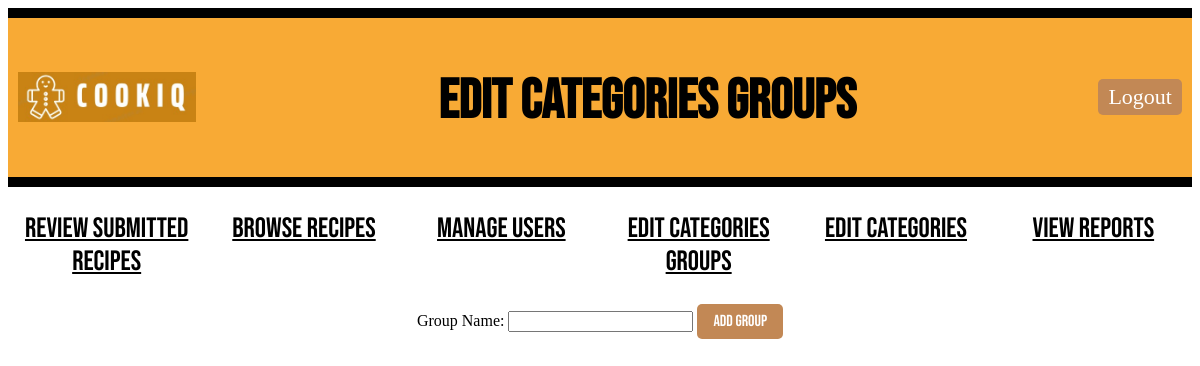
The app's page /admin/1/edit_category_groups (signed in), older data.
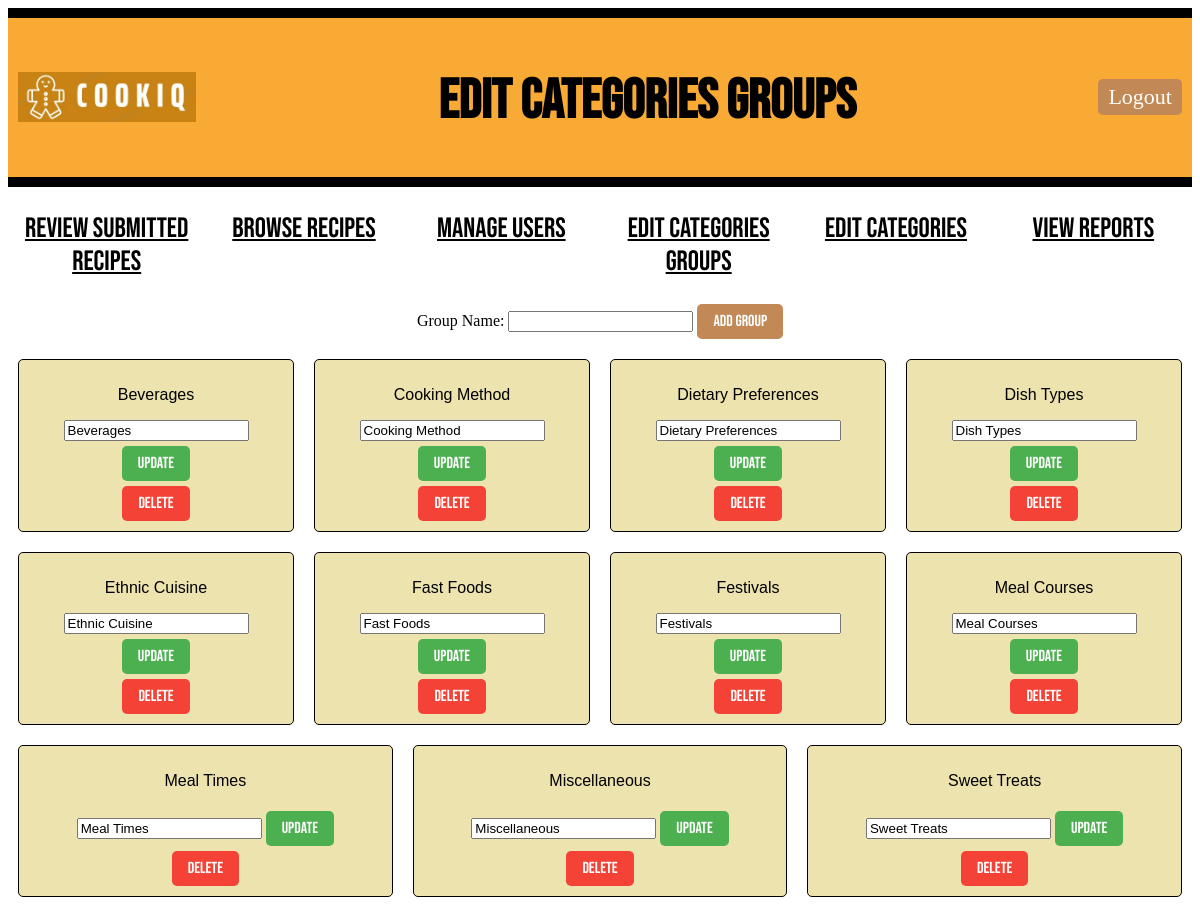
The same page, newer data.
### models.py (models this page shows, shortened)
class CategoryGroup(db.Model):
    id = db.Column(db.Integer, primary_key=True)
    name = db.Column(db.String(50), nullable=False, unique=True)
    categories = db.relationship('Category', backref='group', lazy=True)

### main.py (the view)
@app.route("/admin/<int:admin_id>/edit_category_groups")
def edit_category_groups(admin_id):
    if "admin_id" not in session:
        return redirect(url_for("adminlogin"))
    admin = Admin.query.get_or_404(admin_id)
    groups = CategoryGroup.query.order_by(CategoryGroup.name).all()
    return render_template("edit_category_groups.html", admin_id=admin_id, admin=admin, groups=groups)

### templates/edit_category_groups.html (shortened to what this page needs)
<!DOCTYPE html>
<html lang="en">
<head>
    <link rel="stylesheet" href="{{ url_for('static', filename='style.css') }}">
</head>
<body>
    <div class="header">
        <div class="logo-container">
            <img style="height: 50px; padding-bottom: 30px;" src="{{ url_for('static', filename='Logo_CookiQ.jpeg') }}" alt="Logo_CookiQ">
        </div>
        <h1 class="title">Edit Categories Groups</h1>
        <a href="{{ url_for('adminlogout') }}" class="LogOutButton">Logout</a>
    </div>
    {% include '_flashes.html' %}
    <div class="classification">
        <ul>
            <li><a href="{{ url_for('pending_submissions', admin_id=admin.id) }}" class="nav-button">Review Submitted Recipes</a></li>
            <li><a href="{{ url_for('admin_browse_recipes', admin_id=admin.id)}}" class="nav-button">Browse Recipes</a></li>
            <li><a href="{{ url_for('manage_users', admin_id=admin.id) }}" class="nav-button">Manage Users</a></li>
            <li><a href="{{ url_for('edit_category_groups', admin_id=admin.id)}}" class="nav-button">Edit Categories Groups</a></li>
            <li><a href="{{ url_for('edit_categories', admin_id=admin.id) }}" class="nav-button">Edit Categories</a></li>
            <li><a href="{{ url_for('view_reports', admin_id=admin.id) }}" class="nav-button">View Reports</a></li>
        </ul>
    </div>
    <div class="category-group-form">
        <form method="POST" action="{{ url_for('add_category_group', admin_id=admin.id) }}" class="add-category-group-form">
            <label for="category-group">Group Name:</label>
            <div class="category-group-input">
                <input type="text" id="group" name="name" required>
                <button type="submit" class="add-category-group-button">Add Group</button>
            </div>
        </form>
    </div>
    <div class="categories-group">
        {% for i in range(0, groups | length, 4) %}
        <div class="category-group-row">
            {% for group in groups[i:i+4] %}
                <div class="category-group-card">
                    <p>{{ group.name }}</p>
                    <form action="{{ url_for('update_category_group', admin_id=admin.id, group_id=group.id) }}" method="post">
                        <input type="text" name="new_name" value="{{ group.name }}" required>
                        <button type="submit" class="update-category-group-button">Update</button>
                    </form>
                    <form action="{{ url_for('delete_category_group', admin_id=admin.id, group_id=group.id) }}" method="post">
                        <button type="button" class="delete-category-group-button" onclick="confirmDelete('{{ group.id }}', '{{ group.name }}')">Delete</button>
                    </form>
                </div>
            {% endfor %}
        </div>
        {% endfor %}
    </div>
</body>
</html>

Row changes from the older to the newer data that the page shows:
added CategoryGroup: name "Beverages", new_name "Beverages"
added CategoryGroup: name "Cooking Method", new_name "Cooking Method"
added CategoryGroup: name "Dietary Preferences", new_name "Dietary Preferences"
added CategoryGroup: name "Dish Types", new_name "Dish Types"
added CategoryGroup: name "Ethnic Cuisine", new_name "Ethnic Cuisine"
added CategoryGroup: name "Fast Foods", new_name "Fast Foods"
added CategoryGroup: name "Festivals", new_name "Festivals"
added CategoryGroup: name "Meal Courses", new_name "Meal Courses"
added CategoryGroup: name "Meal Times", new_name "Meal Times"
added CategoryGroup: name "Miscellaneous", new_name "Miscellaneous"
added CategoryGroup: name "Sweet Treats", new_name "Sweet Treats"
